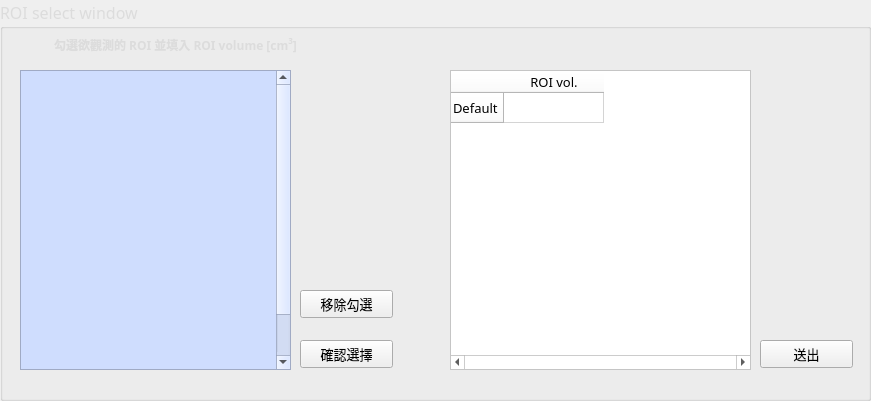
  <widget class="QGroupBox" name="ROI_group">
   <property name="geometry">
    <rect>
     <x>110</x>
     <y>240</y>
     <width>871</width>
     <height>401</height>
    </rect>
   </property>
   <property name="palette">
    <palette>
     <active>
      <colorrole role="WindowText">
       <brush brushstyle="SolidPattern">
        <color alpha="255">
         <red>220</red>
         <green>220</green>
         <blue>220</blue>
        </color>
       </brush>
      </colorrole>
      <colorrole role="Text">
       <brush brushstyle="SolidPattern">
        <color alpha="255">
         <red>220</red>
         <green>220</green>
         <blue>220</blue>
        </color>
       </brush>
      </colorrole>
     </active>
     <inactive>
      <colorrole role="WindowText">
       <brush brushstyle="SolidPattern">
        <color alpha="255">
         <red>220</red>
         <green>220</green>
         <blue>220</blue>
        </color>
       </brush>
      </colorrole>
      <colorrole role="Text">
       <brush brushstyle="SolidPattern">
        <color alpha="255">
         <red>220</red>
         <green>220</green>
         <blue>220</blue>
        </color>
       </brush>
      </colorrole>
     </inactive>
     <disabled>
      <colorrole role="WindowText">
       <brush brushstyle="SolidPattern">
        <color alpha="255">
         <red>120</red>
         <green>120</green>
         <blue>120</blue>
        </color>
       </brush>
      </colorrole>
      <colorrole role="Text">
       <brush brushstyle="SolidPattern">
        <color alpha="255">
         <red>120</red>
         <green>120</green>
         <blue>120</blue>
        </color>
       </brush>
      </colorrole>
     </disabled>
    </palette>
   </property>
   <property name="font">
    <font>
     <family>微軟正黑體</family>
     <pointsize>12</pointsize>
     <weight>50</weight>
     <bold>false</bold>
    </font>
   </property>
   <property name="whatsThis">
    <string>&lt;html&gt;&lt;head/&gt;&lt;body&gt;&lt;p align=&quot;center&quot;&gt;&lt;span style=&quot; color:#dcdcdc;&quot;&gt;ROI select window&lt;/span&gt;&lt;/p&gt;&lt;/body&gt;&lt;/html&gt;</string>
   </property>
   <property name="title">
    <string>ROI select window</string>
   </property>
   <widget class="QLabel" name="ROI_Discrib_label">
    <property name="geometry">
     <rect>
      <x>20</x>
      <y>30</y>
      <width>311</width>
      <height>31</height>
     </rect>
    </property>
    <property name="font">
     <font>
      <family>微軟正黑體</family>
     </font>
    </property>
    <property name="text">
     <string>&lt;html&gt;&lt;head/&gt;&lt;body&gt;&lt;p align=&quot;center&quot;&gt;&lt;span style=&quot; font-size:9pt; font-weight:600; color:#dcdcdc;&quot;&gt;勾選欲觀測的 ROI 並填入 ROI volume [cm&lt;/span&gt;&lt;span style=&quot; font-size:9pt; font-weight:600; color:#dcdcdc; vertical-align:super;&quot;&gt;3&lt;/span&gt;&lt;span style=&quot; font-size:9pt; font-weight:600; color:#dcdcdc;&quot;&gt;]&lt;/span&gt;&lt;/p&gt;&lt;/body&gt;&lt;/html&gt;</string>
    </property>
   </widget>
   <widget class="QScrollArea" name="ROI_scroll">
    <property name="geometry">
     <rect>
      <x>20</x>
      <y>70</y>
      <width>271</width>
      <height>300</height>
     </rect>
    </property>
    <property name="minimumSize">
     <size>
      <width>250</width>
      <height>300</height>
     </size>
    </property>
    <property name="maximumSize">
     <size>
      <width>1920</width>
      <height>1080</height>
     </size>
    </property>
    <property name="palette">
     <palette>
      <active>
       <colorrole role="WindowText">
        <brush brushstyle="SolidPattern">
         <color alpha="255">
          <red>0</red>
          <green>0</green>
          <blue>0</blue>
         </color>
        </brush>
       </colorrole>
       <colorrole role="Button">
        <brush brushstyle="SolidPattern">
         <color alpha="255">
          <red>207</red>
          <green>221</green>
          <blue>254</blue>
         </color>
        </brush>
       </colorrole>
       <colorrole role="Light">
        <brush brushstyle="SolidPattern">
         <color alpha="255">
          <red>255</red>
          <green>255</green>
          <blue>255</blue>
         </color>
        </brush>
       </colorrole>
       <colorrole role="Midlight">
        <brush brushstyle="SolidPattern">
         <color alpha="255">
          <red>231</red>
          <green>238</green>
          <blue>254</blue>
         </color>
        </brush>
       </colorrole>
       <colorrole role="Dark">
        <brush brushstyle="SolidPattern">
         <color alpha="255">
          <red>103</red>
          <green>110</green>
          <blue>127</blue>
         </color>
        </brush>
       </colorrole>
       <colorrole role="Mid">
        <brush brushstyle="SolidPattern">
         <color alpha="255">
          <red>138</red>
          <green>147</green>
          <blue>169</blue>
         </color>
        </brush>
       </colorrole>
       <colorrole role="Text">
        <brush brushstyle="SolidPattern">
         <color alpha="255">
          <red>0</red>
          <green>0</green>
          <blue>0</blue>
         </color>
        </brush>
       </colorrole>
       <colorrole role="BrightText">
        <brush brushstyle="SolidPattern">
         <color alpha="255">
          <red>255</red>
          <green>255</green>
          <blue>255</blue>
         </color>
        </brush>
       </colorrole>
       <colorrole role="ButtonText">
        <brush brushstyle="SolidPattern">
         <color alpha="255">
          <red>0</red>
          <green>0</green>
          <blue>0</blue>
         </color>
        </brush>
       </colorrole>
       <colorrole role="Base">
        <brush brushstyle="SolidPattern">
         <color alpha="255">
          <red>255</red>
          <green>255</green>
          <blue>255</blue>
         </color>
        </brush>
       </colorrole>
       <colorrole role="Window">
        <brush brushstyle="SolidPattern">
         <color alpha="255">
          <red>207</red>
          <green>221</green>
          <blue>254</blue>
         </color>
        </brush>
       </colorrole>
       <colorrole role="Shadow">
        <brush brushstyle="SolidPattern">
         <color alpha="255">
          <red>0</red>
          <green>0</green>
          <blue>0</blue>
         </color>
        </brush>
       </colorrole>
       <colorrole role="AlternateBase">
        <brush brushstyle="SolidPattern">
         <color alpha="255">
          <red>231</red>
          <green>238</green>
          <blue>254</blue>
         </color>
        </brush>
       </colorrole>
       <colorrole role="ToolTipBase">
        <brush brushstyle="SolidPattern">
         <color alpha="255">
          <red>255</red>
          <green>255</green>
          <blue>220</blue>
         </color>
        </brush>
       </colorrole>
       <colorrole role="ToolTipText">
        <brush brushstyle="SolidPattern">
         <color alpha="255">
          <red>0</red>
          <green>0</green>
          <blue>0</blue>
         </color>
        </brush>
       </colorrole>
      </active>
      <inactive>
       <colorrole role="WindowText">
        <brush brushstyle="SolidPattern">
         <color alpha="255">
          <red>0</red>
          <green>0</green>
          <blue>0</blue>
         </color>
        </brush>
       </colorrole>
       <colorrole role="Button">
        <brush brushstyle="SolidPattern">
         <color alpha="255">
          <red>207</red>
          <green>221</green>
          <blue>254</blue>
         </color>
        </brush>
       </colorrole>
       <colorrole role="Light">
        <brush brushstyle="SolidPattern">
         <color alpha="255">
          <red>255</red>
          <green>255</green>
          <blue>255</blue>
         </color>
        </brush>
       </colorrole>
       <colorrole role="Midlight">
        <brush brushstyle="SolidPattern">
         <color alpha="255">
          <red>231</red>
          <green>238</green>
          <blue>254</blue>
         </color>
        </brush>
       </colorrole>
       <colorrole role="Dark">
        <brush brushstyle="SolidPattern">
         <color alpha="255">
          <red>103</red>
          <green>110</green>
          <blue>127</blue>
         </color>
        </brush>
       </colorrole>
       <colorrole role="Mid">
        <brush brushstyle="SolidPattern">
         <color alpha="255">
          <red>138</red>
          <green>147</green>
          <blue>169</blue>
         </color>
        </brush>
       </colorrole>
       <colorrole role="Text">
        <brush brushstyle="SolidPattern">
         <color alpha="255">
          <red>0</red>
          <green>0</green>
          <blue>0</blue>
         </color>
        </brush>
       </colorrole>
       <colorrole role="BrightText">
        <brush brushstyle="SolidPattern">
         <color alpha="255">
          <red>255</red>
          <green>255</green>
          <blue>255</blue>
         </color>
        </brush>
       </colorrole>
       <colorrole role="ButtonText">
        <brush brushstyle="SolidPattern">
         <color alpha="255">
          <red>0</red>
          <green>0</green>
          <blue>0</blue>
         </color>
        </brush>
       </colorrole>
       <colorrole role="Base">
        <brush brushstyle="SolidPattern">
         <color alpha="255">
          <red>255</red>
          <green>255</green>
          <blue>255</blue>
         </color>
        </brush>
       </colorrole>
       <colorrole role="Window">
        <brush brushstyle="SolidPattern">
         <color alpha="255">
          <red>207</red>
          <green>221</green>
          <blue>254</blue>
         </color>
        </brush>
       </colorrole>
       <colorrole role="Shadow">
        <brush brushstyle="SolidPattern">
         <color alpha="255">
          <red>0</red>
          <green>0</green>
          <blue>0</blue>
         </color>
        </brush>
       </colorrole>
       <colorrole role="AlternateBase">
        <brush brushstyle="SolidPattern">
         <color alpha="255">
          <red>231</red>
          <green>238</green>
          <blue>254</blue>
         </color>
        </brush>
       </colorrole>
       <colorrole role="ToolTipBase">
        <brush brushstyle="SolidPattern">
         <color alpha="255">
          <red>255</red>
          <green>255</green>
          <blue>220</blue>
         </color>
        </brush>
       </colorrole>
       <colorrole role="ToolTipText">
        <brush brushstyle="SolidPattern">
         <color alpha="255">
          <red>0</red>
          <green>0</green>
          <blue>0</blue>
         </color>
        </brush>
       </colorrole>
      </inactive>
      <disabled>
       <colorrole role="WindowText">
        <brush brushstyle="SolidPattern">
         <color alpha="255">
          <red>103</red>
          <green>110</green>
          <blue>127</blue>
         </color>
        </brush>
       </colorrole>
       <colorrole role="Button">
        <brush brushstyle="SolidPattern">
         <color alpha="255">
          <red>207</red>
          <green>221</green>
          <blue>254</blue>
         </color>
        </brush>
       </colorrole>
       <colorrole role="Light">
        <brush brushstyle="SolidPattern">
         <color alpha="255">
          <red>255</red>
          <green>255</green>
          <blue>255</blue>
         </color>
        </brush>
       </colorrole>
       <colorrole role="Midlight">
        <brush brushstyle="SolidPattern">
         <color alpha="255">
          <red>231</red>
          <green>238</green>
          <blue>254</blue>
         </color>
        </brush>
       </colorrole>
       <colorrole role="Dark">
        <brush brushstyle="SolidPattern">
         <color alpha="255">
          <red>103</red>
          <green>110</green>
          <blue>127</blue>
         </color>
        </brush>
       </colorrole>
       <colorrole role="Mid">
        <brush brushstyle="SolidPattern">
         <color alpha="255">
          <red>138</red>
          <green>147</green>
          <blue>169</blue>
         </color>
        </brush>
       </colorrole>
       <colorrole role="Text">
        <brush brushstyle="SolidPattern">
         <color alpha="255">
          <red>103</red>
          <green>110</green>
          <blue>127</blue>
         </color>
        </brush>
       </colorrole>
       <colorrole role="BrightText">
        <brush brushstyle="SolidPattern">
         <color alpha="255">
          <red>255</red>
          <green>255</green>
          <blue>255</blue>
         </color>
        </brush>
       </colorrole>
       <colorrole role="ButtonText">
        <brush brushstyle="SolidPattern">
         <color alpha="255">
          <red>103</red>
          <green>110</green>
          <blue>127</blue>
         </color>
        </brush>
       </colorrole>
       <colorrole role="Base">
        <brush brushstyle="SolidPattern">
         <color alpha="255">
          <red>207</red>
          <green>221</green>
          <blue>254</blue>
         </color>
        </brush>
       </colorrole>
       <colorrole role="Window">
        <brush brushstyle="SolidPattern">
         <color alpha="255">
          <red>207</red>
          <green>221</green>
          <blue>254</blue>
         </color>
        </brush>
       </colorrole>
       <colorrole role="Shadow">
        <brush brushstyle="SolidPattern">
         <color alpha="255">
          <red>0</red>
          <green>0</green>
          <blue>0</blue>
         </color>
        </brush>
       </colorrole>
       <colorrole role="AlternateBase">
        <brush brushstyle="SolidPattern">
         <color alpha="255">
          <red>207</red>
          <green>221</green>
          <blue>254</blue>
         </color>
        </brush>
       </colorrole>
       <colorrole role="ToolTipBase">
        <brush brushstyle="SolidPattern">
         <color alpha="255">
          <red>255</red>
          <green>255</green>
          <blue>220</blue>
         </color>
        </brush>
       </colorrole>
       <colorrole role="ToolTipText">
        <brush brushstyle="SolidPattern">
         <color alpha="255">
          <red>0</red>
          <green>0</green>
          <blue>0</blue>
         </color>
        </brush>
       </colorrole>
      </disabled>
     </palette>
    </property>
    <property name="widgetResizable">
     <bool>false</bool>
    </property>
    <widget class="QWidget" name="ROI_scroll_Contents">
     <property name="geometry">
      <rect>
       <x>0</x>
       <y>0</y>
       <width>175</width>
       <height>350</height>
      </rect>
     </property>
    </widget>
   </widget>
   <widget class="QPushButton" name="diliver_Button">
    <property name="geometry">
     <rect>
      <x>760</x>
      <y>340</y>
      <width>93</width>
      <height>28</height>
     </rect>
    </property>
    <property name="font">
     <font>
      <pointsize>10</pointsize>
     </font>
    </property>
    <property name="text">
     <string>送出</string>
    </property>
   </widget>
   <widget class="QTableWidget" name="ROI_selected_table">
    <property name="geometry">
     <rect>
      <x>450</x>
      <y>70</y>
      <width>301</width>
      <height>300</height>
     </rect>
    </property>
    <property name="minimumSize">
     <size>
      <width>300</width>
      <height>300</height>
     </size>
    </property>
    <property name="maximumSize">
     <size>
      <width>1920</width>
      <height>1080</height>
     </size>
    </property>
    <property name="palette">
     <palette>
      <active>
       <colorrole role="WindowText">
        <brush brushstyle="SolidPattern">
         <color alpha="255">
          <red>0</red>
          <green>0</green>
          <blue>0</blue>
         </color>
        </brush>
       </colorrole>
       <colorrole role="Button">
        <brush brushstyle="SolidPattern">
         <color alpha="255">
          <red>255</red>
          <green>255</green>
          <blue>255</blue>
         </color>
        </brush>
       </colorrole>
       <colorrole role="Light">
        <brush brushstyle="SolidPattern">
         <color alpha="255">
          <red>255</red>
          <green>255</green>
          <blue>255</blue>
         </color>
        </brush>
       </colorrole>
       <colorrole role="Midlight">
        <brush brushstyle="SolidPattern">
         <color alpha="255">
          <red>255</red>
          <green>255</green>
          <blue>255</blue>
         </color>
        </brush>
       </colorrole>
       <colorrole role="Dark">
        <brush brushstyle="SolidPattern">
         <color alpha="255">
          <red>127</red>
          <green>127</green>
          <blue>127</blue>
         </color>
        </brush>
       </colorrole>
       <colorrole role="Mid">
        <brush brushstyle="SolidPattern">
         <color alpha="255">
          <red>170</red>
          <green>170</green>
          <blue>170</blue>
         </color>
        </brush>
       </colorrole>
       <colorrole role="Text">
        <brush brushstyle="SolidPattern">
         <color alpha="255">
          <red>0</red>
          <green>0</green>
          <blue>0</blue>
         </color>
        </brush>
       </colorrole>
       <colorrole role="BrightText">
        <brush brushstyle="SolidPattern">
         <color alpha="255">
          <red>207</red>
          <green>221</green>
          <blue>254</blue>
         </color>
        </brush>
       </colorrole>
       <colorrole role="ButtonText">
        <brush brushstyle="SolidPattern">
         <color alpha="255">
          <red>0</red>
          <green>0</green>
          <blue>0</blue>
         </color>
        </brush>
       </colorrole>
       <colorrole role="Base">
        <brush brushstyle="SolidPattern">
         <color alpha="255">
          <red>255</red>
          <green>255</green>
          <blue>255</blue>
         </color>
        </brush>
       </colorrole>
       <colorrole role="Window">
        <brush brushstyle="SolidPattern">
         <color alpha="255">
          <red>255</red>
          <green>255</green>
          <blue>255</blue>
         </color>
        </brush>
       </colorrole>
       <colorrole role="Shadow">
        <brush brushstyle="SolidPattern">
         <color alpha="255">
          <red>0</red>
          <green>0</green>
          <blue>0</blue>
         </color>
        </brush>
       </colorrole>
       <colorrole role="HighlightedText">
        <brush brushstyle="SolidPattern">
         <color alpha="255">
          <red>255</red>
          <green>255</green>
          <blue>255</blue>
         </color>
        </brush>
       </colorrole>
       <colorrole role="AlternateBase">
        <brush brushstyle="SolidPattern">
         <color alpha="255">
          <red>255</red>
          <green>255</green>
          <blue>255</blue>
         </color>
        </brush>
       </colorrole>
       <colorrole role="ToolTipBase">
        <brush brushstyle="SolidPattern">
         <color alpha="255">
          <red>255</red>
          <green>255</green>
          <blue>220</blue>
         </color>
        </brush>
       </colorrole>
       <colorrole role="ToolTipText">
        <brush brushstyle="SolidPattern">
         <color alpha="255">
          <red>0</red>
          <green>0</green>
          <blue>0</blue>
         </color>
        </brush>
       </colorrole>
      </active>
      <inactive>
       <colorrole role="WindowText">
        <brush brushstyle="SolidPattern">
         <color alpha="255">
          <red>0</red>
          <green>0</green>
          <blue>0</blue>
         </color>
        </brush>
       </colorrole>
       <colorrole role="Button">
        <brush brushstyle="SolidPattern">
         <color alpha="255">
          <red>255</red>
          <green>255</green>
          <blue>255</blue>
         </color>
        </brush>
       </colorrole>
       <colorrole role="Light">
        <brush brushstyle="SolidPattern">
         <color alpha="255">
          <red>255</red>
          <green>255</green>
          <blue>255</blue>
         </color>
        </brush>
       </colorrole>
       <colorrole role="Midlight">
        <brush brushstyle="SolidPattern">
         <color alpha="255">
          <red>255</red>
          <green>255</green>
          <blue>255</blue>
         </color>
        </brush>
       </colorrole>
       <colorrole role="Dark">
        <brush brushstyle="SolidPattern">
         <color alpha="255">
          <red>127</red>
          <green>127</green>
          <blue>127</blue>
         </color>
        </brush>
       </colorrole>
       <colorrole role="Mid">
        <brush brushstyle="SolidPattern">
         <color alpha="255">
          <red>170</red>
          <green>170</green>
          <blue>170</blue>
         </color>
        </brush>
       </colorrole>
       <colorrole role="Text">
        <brush brushstyle="SolidPattern">
         <color alpha="255">
          <red>0</red>
          <green>0</green>
          <blue>0</blue>
         </color>
        </brush>
       </colorrole>
       <colorrole role="BrightText">
        <brush brushstyle="SolidPattern">
         <color alpha="255">
          <red>207</red>
          <green>221</green>
          <blue>254</blue>
         </color>
        </brush>
       </colorrole>
       <colorrole role="ButtonText">
        <brush brushstyle="SolidPattern">
         <color alpha="255">
          <red>0</red>
          <green>0</green>
          <blue>0</blue>
         </color>
        </brush>
       </colorrole>
       <colorrole role="Base">
        <brush brushstyle="SolidPattern">
         <color alpha="255">
          <red>255</red>
          <green>255</green>
          <blue>255</blue>
         </color>
        </brush>
       </colorrole>
       <colorrole role="Window">
        <brush brushstyle="SolidPattern">
         <color alpha="255">
          <red>255</red>
          <green>255</green>
          <blue>255</blue>
         </color>
        </brush>
       </colorrole>
       <colorrole role="Shadow">
        <brush brushstyle="SolidPattern">
         <color alpha="255">
          <red>0</red>
          <green>0</green>
          <blue>0</blue>
         </color>
        </brush>
       </colorrole>
       <colorrole role="HighlightedText">
        <brush brushstyle="SolidPattern">
         <color alpha="255">
          <red>255</red>
          <green>255</green>
          <blue>255</blue>
         </color>
        </brush>
       </colorrole>
       <colorrole role="AlternateBase">
        <brush brushstyle="SolidPattern">
         <color alpha="255">
          <red>255</red>
          <green>255</green>
          <blue>255</blue>
         </color>
        </brush>
       </colorrole>
       <colorrole role="ToolTipBase">
        <brush brushstyle="SolidPattern">
         <color alpha="255">
          <red>255</red>
          <green>255</green>
          <blue>220</blue>
         </color>
        </brush>
       </colorrole>
       <colorrole role="ToolTipText">
        <brush brushstyle="SolidPattern">
         <color alpha="255">
          <red>0</red>
          <green>0</green>
          <blue>0</blue>
         </color>
        </brush>
       </colorrole>
      </inactive>
      <disabled>
       <colorrole role="WindowText">
        <brush brushstyle="SolidPattern">
         <color alpha="255">
          <red>127</red>
          <green>127</green>
          <blue>127</blue>
         </color>
        </brush>
       </colorrole>
       <colorrole role="Button">
        <brush brushstyle="SolidPattern">
         <color alpha="255">
          <red>255</red>
          <green>255</green>
          <blue>255</blue>
         </color>
        </brush>
       </colorrole>
       <colorrole role="Light">
        <brush brushstyle="SolidPattern">
         <color alpha="255">
          <red>255</red>
          <green>255</green>
          <blue>255</blue>
         </color>
        </brush>
       </colorrole>
       <colorrole role="Midlight">
        <brush brushstyle="SolidPattern">
         <color alpha="255">
          <red>255</red>
          <green>255</green>
          <blue>255</blue>
         </color>
        </brush>
       </colorrole>
       <colorrole role="Dark">
        <brush brushstyle="SolidPattern">
         <color alpha="255">
          <red>127</red>
          <green>127</green>
          <blue>127</blue>
         </color>
        </brush>
       </colorrole>
       <colorrole role="Mid">
        <brush brushstyle="SolidPattern">
         <color alpha="255">
          <red>170</red>
          <green>170</green>
          <blue>170</blue>
         </color>
        </brush>
       </colorrole>
       <colorrole role="Text">
        <brush brushstyle="SolidPattern">
         <color alpha="255">
          <red>127</red>
          <green>127</green>
          <blue>127</blue>
         </color>
        </brush>
       </colorrole>
       <colorrole role="BrightText">
        <brush brushstyle="SolidPattern">
         <color alpha="255">
          <red>207</red>
          <green>221</green>
          <blue>254</blue>
         </color>
        </brush>
       </colorrole>
       <colorrole role="ButtonText">
        <brush brushstyle="SolidPattern">
         <color alpha="255">
          <red>127</red>
          <green>127</green>
          <blue>127</blue>
         </color>
        </brush>
       </colorrole>
       <colorrole role="Base">
        <brush brushstyle="SolidPattern">
         <color alpha="255">
          <red>255</red>
          <green>255</green>
          <blue>255</blue>
         </color>
        </brush>
       </colorrole>
       <colorrole role="Window">
        <brush brushstyle="SolidPattern">
         <color alpha="255">
          <red>255</red>
          <green>255</green>
          <blue>255</blue>
         </color>
        </brush>
       </colorrole>
       <colorrole role="Shadow">
        <brush brushstyle="SolidPattern">
         <color alpha="255">
          <red>0</red>
          <green>0</green>
          <blue>0</blue>
         </color>
        </brush>
       </colorrole>
       <colorrole role="HighlightedText">
        <brush brushstyle="SolidPattern">
         <color alpha="255">
          <red>255</red>
          <green>255</green>
          <blue>255</blue>
         </color>
        </brush>
       </colorrole>
       <colorrole role="AlternateBase">
        <brush brushstyle="SolidPattern">
         <color alpha="255">
          <red>255</red>
          <green>255</green>
          <blue>255</blue>
         </color>
        </brush>
       </colorrole>
       <colorrole role="ToolTipBase">
        <brush brushstyle="SolidPattern">
         <color alpha="255">
          <red>255</red>
          <green>255</green>
          <blue>220</blue>
         </color>
        </brush>
       </colorrole>
       <colorrole role="ToolTipText">
        <brush brushstyle="SolidPattern">
         <color alpha="255">
          <red>0</red>
          <green>0</green>
          <blue>0</blue>
         </color>
        </brush>
       </colorrole>
      </disabled>
     </palette>
    </property>
    <property name="font">
     <font>
      <family>微軟正黑體</family>
      <pointsize>10</pointsize>
      <weight>50</weight>
      <bold>false</bold>
     </font>
    </property>
    <property name="horizontalScrollBarPolicy">
     <enum>Qt::ScrollBarAlwaysOn</enum>
    </property>
    <row>
     <property name="text">
      <string>Default</string>
     </property>
    </row>
    <column>
     <property name="text">
      <string>ROI vol.</string>
     </property>
    </column>
   </widget>
   <widget class="QPushButton" name="ROI_check_Button">
    <property name="geometry">
     <rect>
      <x>300</x>
      <y>340</y>
      <width>93</width>
      <height>28</height>
     </rect>
    </property>
    <property name="font">
     <font>
      <family>微軟正黑體</family>
      <pointsize>10</pointsize>
     </font>
    </property>
    <property name="text">
     <string>確認選擇</string>
    </property>
   </widget>
   <widget class="QPushButton" name="ROI_uncheck_Button">
    <property name="geometry">
     <rect>
      <x>300</x>
      <y>290</y>
      <width>93</width>
      <height>28</height>
     </rect>
    </property>
    <property name="font">
     <font>
      <family>微軟正黑體</family>
      <pointsize>10</pointsize>
     </font>
    </property>
    <property name="text">
     <string>移除勾選</string>
    </property>
   </widget>
  </widget>
